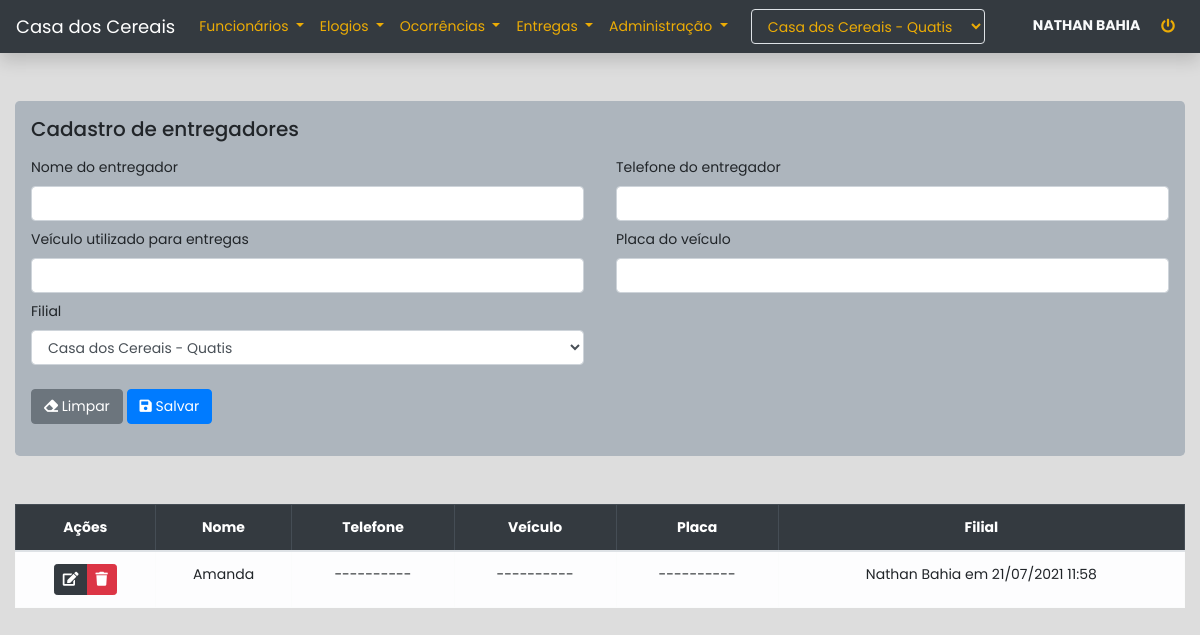
Page /entregas/entregadores (signed in) on the committed database.
### apps/entregas/models.py (models this page shows, shortened)
class Entregador(Base):
    nome = models.CharField(max_length=255)
    filial = models.ForeignKey('core.Filial', on_delete=models.CASCADE)
    telefone = models.CharField(max_length=20, blank=True, null=True)
    veiculo = models.CharField(max_length=255, blank=True, null=True)
    placa = models.CharField(max_length=20, blank=True, null=True)
    class Meta:
        ordering = ['nome']
        verbose_name = 'Entregador'
        verbose_name_plural = 'Entregadores'

### apps/entregas/views.py (the view, shortened to what this page needs)
# urls.py: path('entregadores', views.entregadores, name='entregadores'),
@login_required
def entregadores(request, pk=None):
    usuario = request.user.perfil.latest('id')
    instance = None
    msg_sucesso = 'Entregador cadastrado com sucesso'
    msg_erro = 'Falha ao cadastrar entregador'
    if pk:
        instance = models.Entregador.objects.get(pk=pk)
        msg_sucesso = 'Entregador editado com sucesso'
        msg_erro = 'Falha ao editar entregador'
    form = forms.EntregadorForm(
        usuario=usuario,
        instance=instance
    )
    query = None
    if not instance:
        query = models.Entregador.objects.filter(
            filial=usuario.filial,
            ativo=True
        )
    context = {
        'form': form,
        'instance': instance,
        'entregadores': query
    }
    return render(request, 'entregas/entregadores.html', context)

### apps/core/context_processors.py (called while the page is built)
def usuario(request):
    if not request.user.is_authenticated:
        return {}
    context = {'usuario': {}}
    perfil = request.user.perfil.order_by('id').last()
    if perfil:
        context['usuario']['filial'] = perfil.filial
        context['usuario']['filiais'] = models.Filial.objects.all()
        if perfil.tipo == '2':
            context['usuario']['administrador'] = True
    return context

### apps/core/models.py (called while the page is built)
    @property
    def cadastro(self):
        dt = localtime(self.criacao)
        if self.usuario:
            return f"{self.usuario.get_full_name()} em {dt.strftime('%d/%m/%Y %H:%M')}"
        return f"Usuário excluído em {dt.strftime('%d/%m/%Y')}"

    def __str__(self):
        return f'{self.nome} - {self.cidade}'

### apps/core/templatetags/filters.py (called while the page is built)
@register.filter
def converte_none(value):
    if not value:
        return '----------'
    return value

### apps/entregas/templates/entregas/entregadores.html (shortened to what this page needs)
{% extends 'core/base.html' %}
{% load filters %}
{% load bootstrap4 %}
{% block content %}
<div class="container-fluid">
    <form method='post' class='my-5 jumbotron p-3' autocomplete="off">
        {% if instance %}
            <h5>Editar entregador</h5>
        {% else %}
            <h5>Cadastro de entregadores</h5>
        {% endif %}
        <div class="row mx-0 mt-3">
            <div class="col-12 col-sm-6 px-0 pr-sm-3">
                <div class="form-group mb-2">
                    <label for="{{ form.nome.id_for_label }}">{{ form.nome.label }}</label>
                    {{ form.nome }}
                </div>
            </div>
            <div class="col-12 col-sm-6 px-0 pl-sm-3">
                <div class="form-group mb-2">
                    <label for="{{ form.telefone.id_for_label }}">{{ form.telefone.label }}</label>
                    {{ form.telefone }}
                </div>
            </div>
            <div class="col-12 col-sm-6 px-0 pr-sm-3">
                <div class="form-group mb-2">
                    <label for="{{ form.veiculo.id_for_label }}">{{ form.veiculo.label }}</label>
                    {{ form.veiculo }}
                </div>
            </div>
            <div class="col-12 col-sm-6 px-0 pl-sm-3">
                <div class="form-group mb-2">
                    <label for="{{ form.placa.id_for_label }}">{{ form.placa.label }}</label>
                    {{ form.placa }}
                </div>
            </div>
            <div class="col-12 col-sm-6 px-0 pr-sm-3">
                <div class="form-group mb-2">
                    <label for="{{ form.filial.id_for_label }}">{{ form.filial.label }}</label>
                    {{ form.filial }}
                </div>
            </div>
            <div class="col-12 my-3 px-0">
                {% if instance %}
                    <a href="{% url "entregas:entregadores" %}" type="reset" class="btn btn-secondary">
                        <i class="fas fa-arrow-left"></i> Cancelar
                    </a>
                {% else %}
                    <button type="reset" class="btn btn-secondary">
                        <i class="fas fa-eraser"></i> Limpar
                    </button>
                {% endif %}
                <button type="submit" class="btn btn-primary">
                    <i class="fas fa-save"></i> Salvar
                </button>
            </div>
        </div>
    </form>
    {% if not instance %}
        {% if entregadores %}
            <div class="table-responsive mt-5">
                <table class="table table-bordered text-center">
                    <thead class="table-dark">
                        <tr>
                            <th>Ações</th>
                            <th>Nome</th>
                            <th>Telefone</th>
                            <th>Veículo</th>
                            <th>Placa</th>
                            <th>Filial</th>
                        </tr>
                    </thead>
                    <tbody class="table-light">
                        {% for entregador in entregadores %}
                            <tr>
                                <td>
                                    <div class="btn-group">
                                        <a href="{% url "entregas:edit_entregadores" entregador.id %}" class="btn btn-sm btn-dark btn-edit-usuario" data-entregador="{{ entregador.id }}"><i class="fas fa-edit"></i></a>
                                        <button class="btn btn-sm btn-danger btn-delete-entregador" data-entregador="{{ entregador.id }}"><i class="fas fa-trash"></i></button>
                                    </div>
                                </td>
                                <td>{{ entregador.nome }}</td>
                                <td>{{ entregador.telefone|converte_none }}</td>
                                <td>{{ entregador.veiculo|converte_none }}</td>
                                <td>{{ entregador.placa|converte_none }}</td>
                                <td>{{ entregador.cadastro }}</td>
                            </tr>
                        {% endfor %}
                    </tbody>
                </table>
            </div>
            {% else %}
            <div class="alert alert-warning mt-5">
                Nenhum entregador cadastrado até o momento
            </div>
        {% endif %}
    {% endif %}
</div>
{% endblock %}

### apps/core/templates/core/base.html (shortened to what this page needs)
{% load static %}
<!DOCTYPE html>
{% load bootstrap4 %}
<html lang="pt-br">
    <head>
        <link rel="stylesheet" href="https://use.fontawesome.com/releases/v5.0.13/css/all.css">
        {% bootstrap_css %}
    </head>
    <body>
    <nav class="navbar navbar-expand-lg navbar-dark bg-dark shadow mb-5">
        <a class="navbar-brand" href="{% url 'core:index' %}">Casa dos Cereais</a>
        <div class="collapse navbar-collapse" id="navbarSupportedContent">
            <ul class="navbar-nav mr-auto">
                <li class="nav-item dropdown">
                    <a class="nav-link dropdown-toggle text-warning" href="#" id="dropFuncionarios" role="button"
                       data-toggle="dropdown" aria-haspopup="true" aria-expanded="false">
                        Funcionários
                    </a>
                </li>
                <li class="nav-item dropdown text-warning">
                    <a class="nav-link dropdown-toggle text-warning" href="#" id="dropElogios" role="button"
                       data-toggle="dropdown" aria-haspopup="true" aria-expanded="false">
                        Elogios
                    </a>
                </li>
                <li class="nav-item dropdown">
                    <a class="nav-link dropdown-toggle text-warning" href="#" id="dropOcorrencias" role="button"
                       data-toggle="dropdown" aria-haspopup="true" aria-expanded="false">
                        Ocorrências
                    </a>
                </li>
                <li class="nav-item dropdown">
                    <a class="nav-link dropdown-toggle text-warning" href="#" id="dropEntregas" role="button"
                       data-toggle="dropdown" aria-haspopup="true" aria-expanded="false">
                        Entregas
                    </a>
                </li>
                <li class="nav-item dropdown">
                    <a class="nav-link dropdown-toggle text-warning" href="#" id="dropAdm" role="button"
                       data-toggle="dropdown" aria-haspopup="true" aria-expanded="false">
                        Administração
                    </a>
                </li>
            </ul>
            {% if usuario.administrador %}
                <div class="mr-sm-5">
                    <form action="{% url "core:altera_filial" %}" method="post" id="formFilial">
                        <div class="form group">
                            <select name="filial" id="" class="form-control bg-dark border boder-light text-warning" onchange="$('#formFilial').submit()">
                                {% for filial in usuario.filiais %}
                                    <option value="{{ filial.id }}" {% if usuario.filial == filial %}selected{% endif %}>{{ filial }}</option>
                                {% endfor %}
                            </select>
                        </div>
                    </form>
                </div>
            {% endif %}
            <div class="text-light text-sm-right">
                <b>{{ request.user.get_full_name|upper }}</b>
                <a class='btn btn-sm ml-2' href="{% url 'usuarios:logout' %}" data-toggle="tooltip" title="Sair do sistema">
                    <i class="fas fa-power-off text-warning"></i>
                </a>
            </div>
        </div>
    </nav>
    {% block content %} {% endblock %}
    </body>
</html>

### apps/core/templates/core/base.html (style rules this page uses)
body, a, .btn, .form-control { font-family: 'Poppins', sans-serif; font-size: 14px !important; }
body { background-color: #DDD; }
.jumbotron { background-color: #adb5bd !important; }
.navbar-brand { font-size: 18px !important; }
.text-warning { color: #ecac05 !important; }
.btn-danger, .alert-danger { background: #dc3545 !important; }

### rows in the picture
Entregador: nome "Amanda", telefone|converte_none "----------", veiculo|converte_none "----------", placa|converte_none "----------", cadastro "Nathan Bahia em 21/07/2021 11:58"

### other values in the picture
{{ request.user.get_full_name|upper }} "NATHAN BAHIA"
form field filial "Casa dos Cereais - Quatis"
